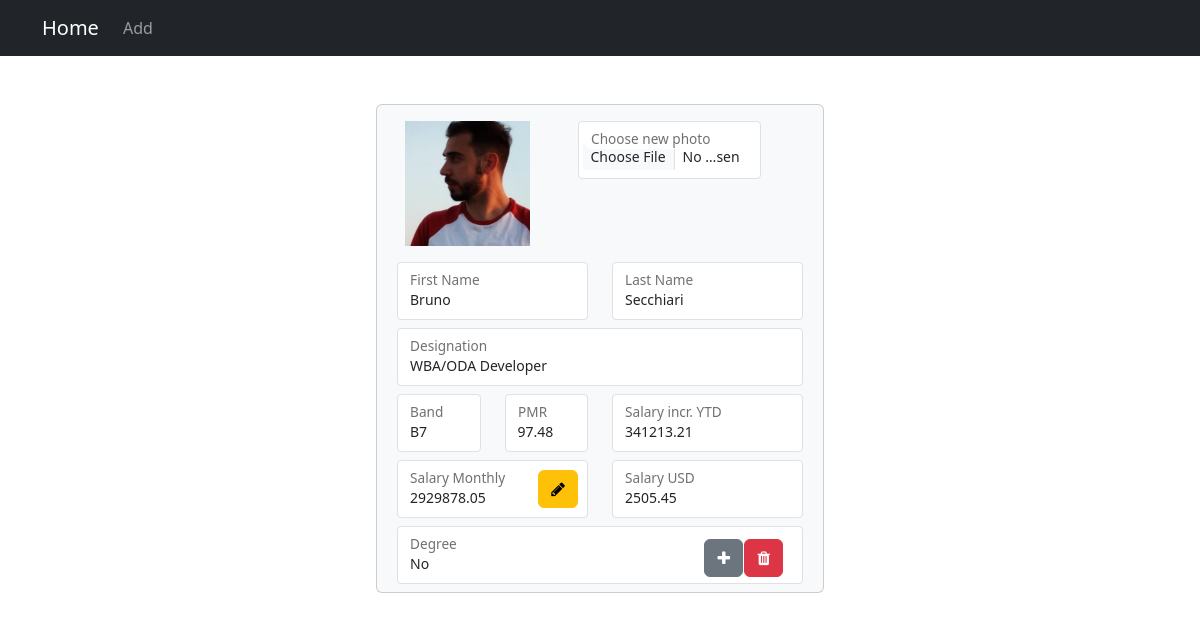
/employee/5, run on the app's committed database.
### employees/models.py (models this page shows, shortened)
class Employee(models.Model):
	first_name = models.CharField(max_length=100)
	last_name = models.CharField(max_length=100)
	designation = models.CharField(max_length=100)
	photo = models.ImageField(upload_to='images', blank=True)
	band = models.CharField(max_length=2)
	pmr = models.DecimalField(max_digits=5, decimal_places=2)
	salary_increase_ytd = models.DecimalField(max_digits=10, decimal_places=2)
	salary_monthly = models.DecimalField(max_digits=10, decimal_places=2)
	salary_usd = models.DecimalField(max_digits=10, decimal_places=2)
	title = models.CharField(max_length=100)

### employees/views.py (the view, shortened to what this page needs)
# urls.py: path('employee/<int:pk>', views.employeeDetails, name='employeeDetails'),
def employeeDetails(request, pk):
	employee = get_object_or_404(Employee, pk=pk)
	if request.method == "GET":
		context = {
			'employee': employee
		}
		return render(request, 'employeedetails.html', context)

### templates/employeedetails.html (shortened to what this page needs)
{% extends 'base.html' %}
{% block content %}
        <div class="card text-dark bg-light mb-3 mx-auto" style="max-width: 28rem;">
        <form method="POST" enctype="multipart/form-data">
            <div class="row m-3">
                <div class="col-5">
                    <div class="form-floating">
                    {% if employee.photo %}
                    <img  src="{{ employee.photo.url }}" height="125" width="125">
                    {% endif %}
                    </div>
                </div>
                <div class="col-6">
                    <div class="form-floating">
                    <input type="file"  class="form-control form-control-sm" name="photo" accept="image/*" id="photo">
                    <label for="photo">Choose new photo</label>
                </div>
                </div>
            </div>
            <div class="row m-2">
                <div class="col-sm-6">
                    <div class="form-floating">
                        <input type="text" name="first_name" class="form-control form-control-sm" id="first_name" value ="{{ employee.first_name }}" required>
                        <label for="first_name">First Name</label>
                    </div>
                </div>
                <div class="col-sm-6">
                    <div class="form-floating">
                    <input type="text" name="last_name" class="form-control form-control-sm" id="last_name"
                    value ="{{ employee.last_name }}" required>
                    <label for="last_name">Last Name</label>
                </div>
                </div>
            </div>
            <div class="row m-2">
            <div class="col-12">
                <div class="form-floating">
                <input type="text" name="designation" class="form-control form-control-sm" id="designation"
                value ="{{ employee.designation }}" required>
                <label for="designation">Designation</label>
                </div>
            </div>
            </div>
            <div class="row m-2">
            <div class="col-sm-3">
            <div class="form-floating">
                <input type="text" name="band" class="form-control form-control-sm" id="band" maxlength="2"
                value ="{{ employee.band }}" required>
                <label for="band">Band</label>
            </div>
            </div>
            <div class="col-sm-3">
                <div class="form-floating">
                <input type="number" name="pmr" class="form-control form-control-sm" id="pmr" value="{{ employee.pmr }}" step="0.01" readonly>
                <label for="pmr">PMR</label>
            </div>
            </div>
            <div class="col-sm-6">
                <div class="form-floating">
                <input type="number" name="salary_increase_ytd" class="form-control form-control-sm" id="salary_increase_ytd" value="{{ employee.salary_increase_ytd }}" step="0.01" readonly>
                <label for="salary_increase_ytd">Salary incr. YTD</label>
                </div>
            </div>
            </div>
            <div class="row m-2">
            <div class="col-sm-6">
            <div class="form-floating">
            <input type="number" name="salary_monthly" class="form-control form-control-sm" id="salary_monthly" value="{{ employee.salary_monthly }}" step="0.01" readonly>
            <label for="salary_monthly">Salary Monthly</label>
             <span style="position: absolute; float: right; bottom: 10px; right: 10px;">
                <a href="{% url 'salaryIncrease' employee.id %}" class="btn btn-warning" ><i class="fa fa-pencil"></i></a>
            </span>
            </div>
            </div>
            <div class="col-sm-6">
            <div class="form-floating">
                <input type="number" name="salary_usd" class="form-control form-control-sm" id="salary_usd" value="{{ employee.salary_usd}}" step="0.01" readonly>
                <label for="salary_usd">Salary USD</label>
            </div>
            </div>
            </div>
            <div class="row m-2">
            <div class="col-sm-12">
            <div class="form-floating">
                <input type="text" name="title" class="form-control form-control-sm" id="title" value ="{{ employee.title }}" required>
                <label for="title">Degree</label>
            </div>
            <span style="position: absolute; float: right; bottom: 15px; right: 80px;">
                <button type="submit" class="btn btn-secondary" ><i class="fa fa-plus"></i></button>
            </span>
            <span style="position: absolute; float: right; bottom: 15px; right: 40px;">
                <a role="button" class="btn btn-danger" href="{% url 'employeeDelete' employee.id %}"><i class="fa fa-trash"></i></a>
            </span>
            </div>
            </div>
        </form>
        </div>
{% endblock%}

### employees/static/css/style.css (style rules this page uses)
input[type='text'] { box-sizing: border-box; }
input[type='number'] { box-sizing: border-box; }

### data on the page
Employee: photo (picture), first_name "Bruno", last_name "Secchiari", designation "WBA/ODA Developer", band "B7", pmr "97.48", salary_increase_ytd "341213.21", salary_monthly "2929878.05", salary_usd "2505.45", title "No"
